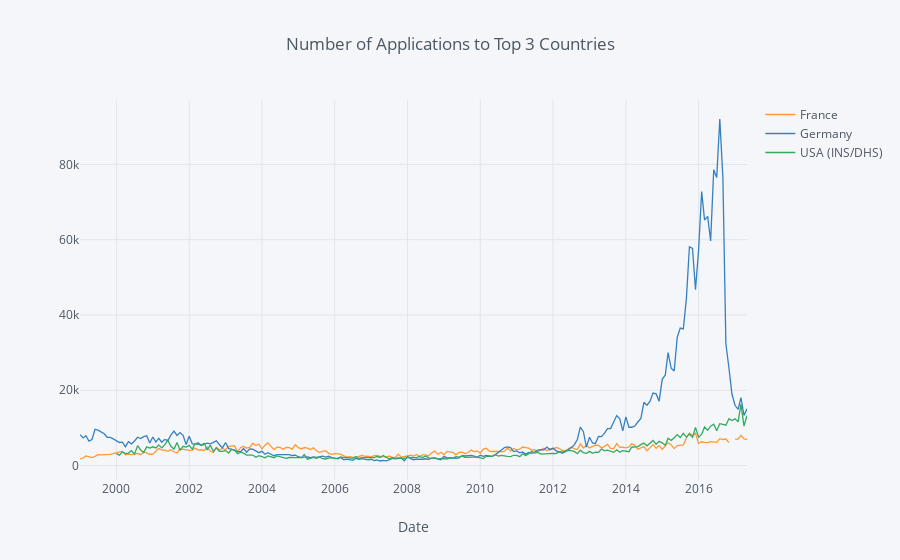

Notebook cell for this chart:
### Code cell
data_df \
    .query('Country in @top_in_countries') \
    .groupby(['Country', 'Date']) \
    .agg({'Value': np.sum}) \
    .unstack(0) \
    ['Value'] \
    .iplot(
        title='Number of Applications to Top 3 Countries', 
        xTitle='Date'
    )

### Figure 1 — Plotly figure (JSON) as saved in the notebook; plotly's stock layout.template omitted (floating-point values rounded to 4 significant figures; data arrays with more than 128 entries replaced by an {"elided": "..."} marker saying what was removed)
{"data": [{"line": {"color": "rgba(255, 153, 51, 1.0)", "dash": "solid", "shape": "linear", "width": 1.3}, "mode": "lines", "name": "France", "text": "", "type": "scatter", "uid": "a3f65d8b-0f8b-4ccf-bf56-fb904c3843f6", "x": {"elided": "221 str values"}, "y": {"elided": "221 mixed values"}}, {"line": {"color": "rgba(55, 128, 191, 1.0)", "dash": "solid", "shape": "linear", "width": 1.3}, "mode": "lines", "name": "Germany", "text": "", "type": "scatter", "uid": "20685186-18d1-4477-a02c-874ed387b5a2", "x": {"elided": "221 str values"}, "y": {"elided": "221 int values"}}, {"line": {"color": "rgba(50, 171, 96, 1.0)", "dash": "solid", "shape": "linear", "width": 1.3}, "mode": "lines", "name": "USA (INS/DHS)", "text": "", "type": "scatter", "uid": "9556dbaf-df47-443f-ae64-924fa32c2d49", "x": {"elided": "221 str values"}, "y": {"elided": "221 mixed values"}}], "layout": {"legend": {"bgcolor": "#F5F6F9", "font": {"color": "#4D5663"}}, "paper_bgcolor": "#F5F6F9", "plot_bgcolor": "#F5F6F9", "title": {"font": {"color": "#4D5663"}, "text": "Number of Applications to Top 3 Countries"}, "xaxis": {"gridcolor": "#E1E5ED", "showgrid": true, "tickfont": {"color": "#4D5663"}, "title": {"font": {"color": "#4D5663"}, "text": "Date"}, "zerolinecolor": "#E1E5ED"}, "yaxis": {"gridcolor": "#E1E5ED", "showgrid": true, "tickfont": {"color": "#4D5663"}, "title": {"font": {"color": "#4D5663"}, "text": ""}, "zerolinecolor": "#E1E5ED"}}}
